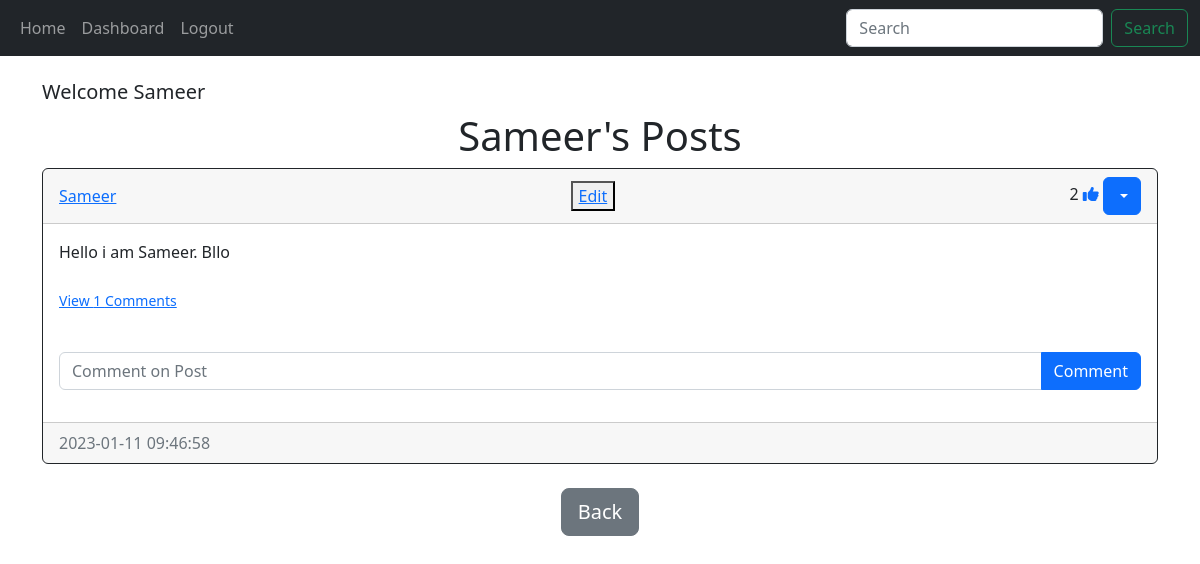
Screenshot of /posts/Sameer (signed in) with the database file from the repository.
### website/models.py (models this page shows, shortened)
class User(db.Model,UserMixin):
    id = db.Column(db.Integer, primary_key=True)
    email=db.Column(db.String(150), unique=True)
    username=db.Column(db.String(150), unique=True)
    password=db.Column(db.String(150))
    date_created=db.Column(db.DateTime(timezone=True), default=func.now())
    posts=db.relationship('Post',backref='user',passive_deletes=True)
    comments=db.relationship('Comment',backref='user',passive_deletes=True)
    followed=db.relationship('Followers',foreign_keys=[Followers.follower_id],backref=db.backref('follower', lazy='joined'),lazy='dynamic', cascade='all, delete-orphan')
    follower=db.relationship('Followers', foreign_keys=[Followers.followed_id],backref=db.backref('followed', lazy='joined'),lazy='dynamic', cascade='all, delete-orphan')
    post_liked=db.relationship("Like",backref='user',passive_deletes=True)

class Post(db.Model):
    id=db.Column(db.Integer,primary_key=True)
    text=db.Column(db.Text,nullable=False)
    date_created=db.Column(db.DateTime(timezone=True), default=func.now())
    author=db.Column(db.Integer,db.ForeignKey("user.id", ondelete='CASCADE'),nullable=False)
    comments=db.relationship('Comment',backref='post',passive_deletes=True)
    likes=db.relationship('Like',backref='post',passive_deletes=True)

### website/views.py (the view)
@views.route("/posts/<username>")
@login_required
def posts(username):
    user=User.query.filter_by(username=username).first()
    if not user:
        flash("User does not exists.", category="error")
        return redirect(url_for("views.home"))
    posts=user.posts
    return render_template("posts.html", user=current_user, posts=posts,username=username)

### website/templates/posts.html (shortened to what this page needs)
{% extends "posts_div.html" %}
{% block header %}
<h1 align="center">{{username}}'s Posts</h1>
{% endblock %}
{% block footer %}
<div align="center">
    <a href="/home"><button type="button" class="btn btn-secondary btn-lg">Back</button></a>
</div>
{% endblock %}

### website/templates/posts_div.html (shortened to what this page needs)
{% extends "base.html" %}
{% block content %}
<br>
<h5 align="left">Welcome {{user.username}}</h5>
<h1 align="center">{% block header%} Posts{% endblock %}</h1>
<div id="posts">
    {% for post in posts %}
    <div class="card border-dark">
        <div class="card-header d-flex justify-content-between align-items-center">
            <a href="/posts/{{ post.user.username }}">{{ post.user.username }}</a>
            <button><a href="/edit/{{ post.id }}">Edit</a></button>
            <div>
                {{ post.likes|length }}
                {% if user.id in post.likes|map(attribute="author")|list %}
                <a href="/like-post/{{post.id}}"><i class="fas fa-thumbs-up"></i></a>
                {% else %}
                <a href="/like-post/{{post.id}}"><i class="far fa-thumbs-up"></i></a>
                {% endif %}
                {% if user.id == post.author %}
            <div class="btn-group">
                <button type="button" class="btn btn=sm btn-primary dropdown-toggle " data-bs-toggle="dropdown">
                </button>
            </div>
            {% endif %}
            </div>
            </div>
        <div class="card-body">
            <div class="card-text"> {{ post.text }}</div>
            <br>
            <p class="card-text">
                {% if post.comments|length > 0 %}
                <a data-bs-toggle="collapse" href="#comments-{{post.id}}" role="button">
                    <small>View {{post.comments|length}} Comments</small>
                </a>
                {% else %}
                <small class="text-muted">No comments</small>
                {% endif %}
            </p>
            <br>
            <form class="input-group mb-3" method="POST" action="/create-comment/{{post.id}}">
                <input type="text" name="text" id="text" class="form-control" placeholder="Comment on Post">
                <button type="submit" class="btn btn-primary">Comment</button>
            </form>
        </div>
        <div class="card-footer text-muted">{{post.date_created}}</div>
    </div>
    <br>
    {% endfor %}
</div>
{% block footer%}{% endblock %}
{% endblock %}

### rows the page displays
User: username "Sameer"
Post: user.username "Sameer", likes|length "2", text "Hello i am Sameer. Bllo", comments|length "1", date_created "2023-01-11 09:46:58"
